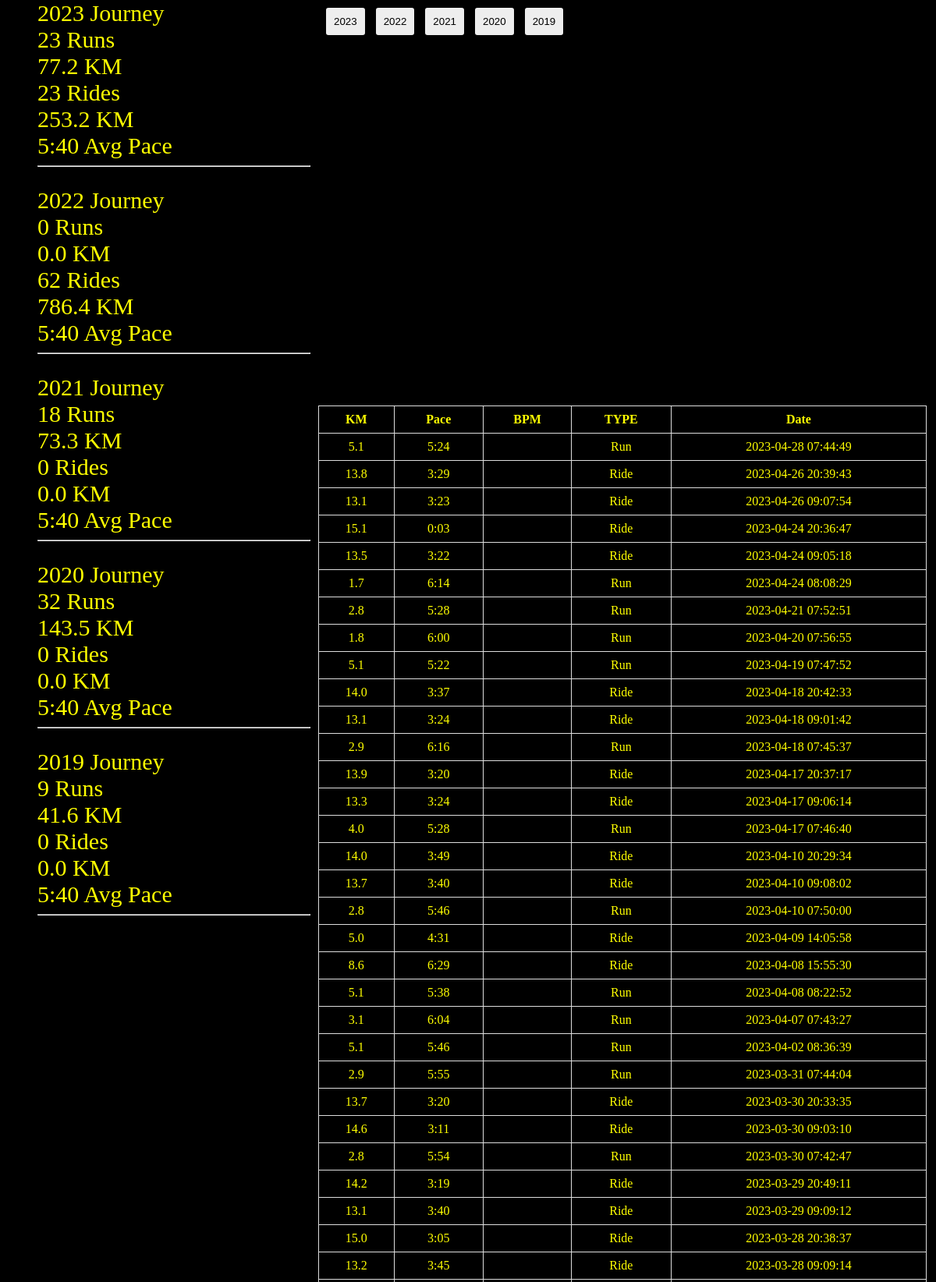
The page / (upper part) on the database its author committed.
### tables this page shows
CREATE TABLE activities (
	run_id INTEGER NOT NULL, 
	name VARCHAR, 
	distance FLOAT, 
	moving_time DATETIME, 
	elapsed_time DATETIME, 
	type VARCHAR, 
	start_date VARCHAR, 
	start_date_local VARCHAR, 
	location_country VARCHAR, 
	summary_polyline VARCHAR, 
	average_heartrate FLOAT, 
	average_speed FLOAT, 
	PRIMARY KEY (run_id)
);

### scripts/app.py (the view)
@app.route('/')
def index():
    data = g.data
    print(data[:3])
    print(data.columns)
    data["year"] = data["Date"].apply(lambda x: x[:4])
    years = sorted(data["year"].unique(), reverse=True)
    summary_data = []
    for year in years:
        tmp = dict()
        cur_year_data = data[data["year"] == year]
        tmp["year"] = year
        tmp["runs"] = cur_year_data[cur_year_data["TYPE"] == "Run"].shape[0]
        tmp["run_km"] = round(cur_year_data[cur_year_data["TYPE"] == "Run"]["KM"].sum(), 2)
        tmp["rides"] = cur_year_data[cur_year_data["TYPE"] == "Ride"].shape[0]
        tmp["ride_km"] = round(cur_year_data[cur_year_data["TYPE"] == "Ride"]["KM"].sum(), 2)
        summary_data.append(tmp)
    print(summary_data)
    return render_template('index.html', table_data=g.table_data, data=summary_data)

### scripts/template/index.html (shortened to what this page needs)
<!DOCTYPE html>
<html>
<head>
    <link rel="stylesheet" href="{{ url_for('static', filename='css/style.css') }}">
</head>
<body>
    <div id="container">
        <div id="text">
            {% for row in data %}
                <div class="year">{{ row['year'] }} Journey</div>
                <div class="year">{{ row['runs'] }} Runs</div>
                <div class="year">{{ row['run_km'] }} KM</div>
                <div class="year">{{ row['rides'] }} Rides</div>
                <div class="year">{{ row['ride_km'] }} KM</div>
                <div class="year">5:40 Avg Pace</div>
                <hr style="color: red;">
                <br>
            {% endfor %}
        </div>
        <div class="wrapper">
            <div id="map-table">
                <div id="map"></div>
                <div id="year-button">
                    <button id="2023">2023</button>
                    <button id="2022">2022</button>
                    <button id="2021">2021</button>
                    <button id="2020">2020</button>
                    <button id="2019">2019</button>
                </div>
            </div>
            <div id="table">
                <table>
                    <thead>
                        <tr>
                            <th>KM</th>
                            <th>Pace</th>
                            <th>BPM</th>
                            <th>TYPE</th>
                            <th>Date</th>
                        </tr>
                    </thead>
                    <tbody>
                        {% for row in table_data %}
                            <tr data-id="{{ row['id'] }}" onclick="window.scrollTo(0,0)">
                                <td>{{ row['KM'] }}</td>
                                <td>{{ row['Pace'] }}</td>
                                <td>{{ row['BPM'] }}</td>
                                <td>{{ row['TYPE'] }}</td>
                                <td>{{ row['Date'] }}</td>
                            </tr>
                        {% endfor %}
                    </tbody>
                </table>
            </div>
        </div>
    </div>
</body>
</html>

### scripts/static/css/style.css (style rules this page uses)
html, body { width: 100%; height: 100%; margin: 0; padding: 0; background-color: black; }
#container { display: flex; align-items: flex-start; }
#text { display: inline-block; width: 30%; margin-left: 4%; width: 350px; height: 1500px; margin-right: 10px; }
.wrapper { display: flex; flex-direction: column; width: 65%; }
#map-table, #table { display: inline-block; width: 100%; position: relative; }
#table { margin-top: 20px; align-self: flex-end; }
#year-button { position: absolute; top: 10px; left: 10px; }
#year-button button { padding: 10px; margin-right: 10px; background-color: #eee; border: none; border-radius: 3px; cursor: pointer; }
#map { width: 100%; height: 500px; }
table { width: 100%; border-collapse: collapse; }
th, td { border: 1px solid #ddd; padding: 8px; text-align: center; vertical-align: middle; color:yellow; }
tr { width: 100%; display: table-row; }
.year { color: yellow; font-size: 30px; }

### rows shown on the page
activities: KM "5.1", Pace "5:24", TYPE "Run", Date "2023-04-28 07:44:49"
activities: KM "13.8", Pace "3:29", TYPE "Ride", Date "2023-04-26 20:39:43"
activities: KM "13.1", Pace "3:23", TYPE "Ride", Date "2023-04-26 09:07:54"
activities: KM "15.1", Pace "0:03", TYPE "Ride", Date "2023-04-24 20:36:47"
activities: KM "13.5", Pace "3:22", TYPE "Ride", Date "2023-04-24 09:05:18"
activities: KM "1.7", Pace "6:14", TYPE "Run", Date "2023-04-24 08:08:29"
activities: KM "2.8", Pace "5:28", TYPE "Run", Date "2023-04-21 07:52:51"
activities: KM "1.8", Pace "6:00", TYPE "Run", Date "2023-04-20 07:56:55"
activities: KM "5.1", Pace "5:22", TYPE "Run", Date "2023-04-19 07:47:52"
activities: KM "14.0", Pace "3:37", TYPE "Ride", Date "2023-04-18 20:42:33"
activities: KM "13.1", Pace "3:24", TYPE "Ride", Date "2023-04-18 09:01:42"
activities: KM "2.9", Pace "6:16", TYPE "Run", Date "2023-04-18 07:45:37"
activities: KM "13.9", Pace "3:20", TYPE "Ride", Date "2023-04-17 20:37:17"
activities: KM "13.3", Pace "3:24", TYPE "Ride", Date "2023-04-17 09:06:14"
activities: KM "4.0", Pace "5:28", TYPE "Run", Date "2023-04-17 07:46:40"
activities: KM "14.0", Pace "3:49", TYPE "Ride", Date "2023-04-10 20:29:34"
activities: KM "13.7", Pace "3:40", TYPE "Ride", Date "2023-04-10 09:08:02"
activities: KM "2.8", Pace "5:46", TYPE "Run", Date "2023-04-10 07:50:00"
activities: KM "5.0", Pace "4:31", TYPE "Ride", Date "2023-04-09 14:05:58"
activities: KM "8.6", Pace "6:29", TYPE "Ride", Date "2023-04-08 15:55:30"
activities: KM "5.1", Pace "5:38", TYPE "Run", Date "2023-04-08 08:22:52"
activities: KM "3.1", Pace "6:04", TYPE "Run", Date "2023-04-07 07:43:27"
activities: KM "5.1", Pace "5:46", TYPE "Run", Date "2023-04-02 08:36:39"
activities: KM "2.9", Pace "5:55", TYPE "Run", Date "2023-03-31 07:44:04"
activities: KM "13.7", Pace "3:20", TYPE "Ride", Date "2023-03-30 20:33:35"
activities: KM "14.6", Pace "3:11", TYPE "Ride", Date "2023-03-30 09:03:10"
activities: KM "2.8", Pace "5:54", TYPE "Run", Date "2023-03-30 07:42:47"
activities: KM "14.2", Pace "3:19", TYPE "Ride", Date "2023-03-29 20:49:11"
activities: KM "13.1", Pace "3:40", TYPE "Ride", Date "2023-03-29 09:09:12"
activities: KM "15.0", Pace "3:05", TYPE "Ride", Date "2023-03-28 20:38:37"
activities: KM "13.2", Pace "3:45", TYPE "Ride", Date "2023-03-28 09:09:14"

### other values the page prints
{{ row['year'] }} "2023" "2022" "2021" "2020" "2019"
{{ row['runs'] }} "23" "0" "18" "32" "9"
{{ row['run_km'] }} "77.2" "0.0" "73.3" "143.5" "41.6"
{{ row['rides'] }} "23" "62" "0" "0" "0"
{{ row['ride_km'] }} "253.2" "786.4" "0.0" "0.0" "0.0"
